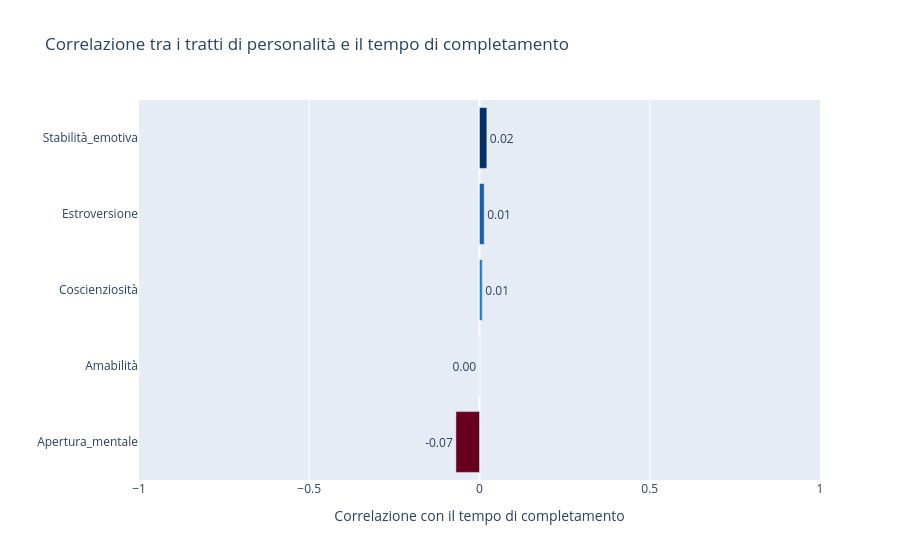

Notebook source saved alongside this figure:
### Code cell
tratti = ['Estroversione', 'Stabilità_emotiva', 'Amabilità', 'Coscienziosità', 'Apertura_mentale']

# Calcolo la correlazione tra ogni tratto e il tempo di completamento
correlazioni = df[tratti + ['tempo_completamento_min']].corr()['tempo_completamento_min'].drop('tempo_completamento_min')

df_corr = pd.DataFrame({
    'Tratto': correlazioni.index,
    'Correlazione': correlazioni.values
}).sort_values('Correlazione')

# Bar chart orizzontale
fig = px.bar(
    df_corr,
    x='Correlazione',
    y='Tratto',
    orientation='h',
    title='Correlazione tra i tratti di personalità e il tempo di completamento',
    labels={'Correlazione': 'Correlazione con il tempo di completamento', 'Tratto': ''},
    text='Correlazione',
    color='Correlazione',
    color_continuous_scale='RdBu',
)

fig.update_traces(texttemplate='%{text:.2f}', textposition='outside')
fig.update_layout(
    xaxis_range=[-1, 1],
    coloraxis_showscale=False
)

fig.show()

### Figure 1 — Plotly figure (JSON) as saved in the notebook; plotly's stock layout.template omitted (floating-point values rounded to 4 significant figures)
{"data": [{"hovertemplate": "Correlazione con il tempo di completamento=%{marker.color}<br>=%{y}<extra></extra>", "legendgroup": "", "marker": {"color": [-0.06925, -0.0004028, 0.008292, 0.01374, 0.02152], "coloraxis": "coloraxis", "pattern": {"shape": ""}}, "name": "", "orientation": "h", "showlegend": false, "text": [-0.06925, -0.0004028, 0.008292, 0.01374, 0.02152], "textposition": "outside", "texttemplate": "%{text:.2f}", "type": "bar", "x": [-0.06925, -0.0004028, 0.008292, 0.01374, 0.02152], "xaxis": "x", "y": ["Apertura_mentale", "Amabilità", "Coscienziosità", "Estroversione", "Stabilità_emotiva"], "yaxis": "y"}], "layout": {"barmode": "relative", "coloraxis": {"colorbar": {"title": {"text": "Correlazione con il tempo di completamento"}}, "colorscale": [[0, "rgb(103,0,31)"], [0.1, "rgb(178,24,43)"], [0.2, "rgb(214,96,77)"], [0.3, "rgb(244,165,130)"], [0.4, "rgb(253,219,199)"], [0.5, "rgb(247,247,247)"], [0.6, "rgb(209,229,240)"], [0.7, "rgb(146,197,222)"], [0.8, "rgb(67,147,195)"], [0.9, "rgb(33,102,172)"], [1, "rgb(5,48,97)"]], "showscale": false}, "legend": {"tracegroupgap": 0}, "title": {"text": "Correlazione tra i tratti di personalità e il tempo di completamento"}, "xaxis": {"anchor": "y", "domain": [0, 1], "range": [-1, 1], "title": {"text": "Correlazione con il tempo di completamento"}}, "yaxis": {"anchor": "x", "domain": [0, 1], "title": {"text": ""}}}}
